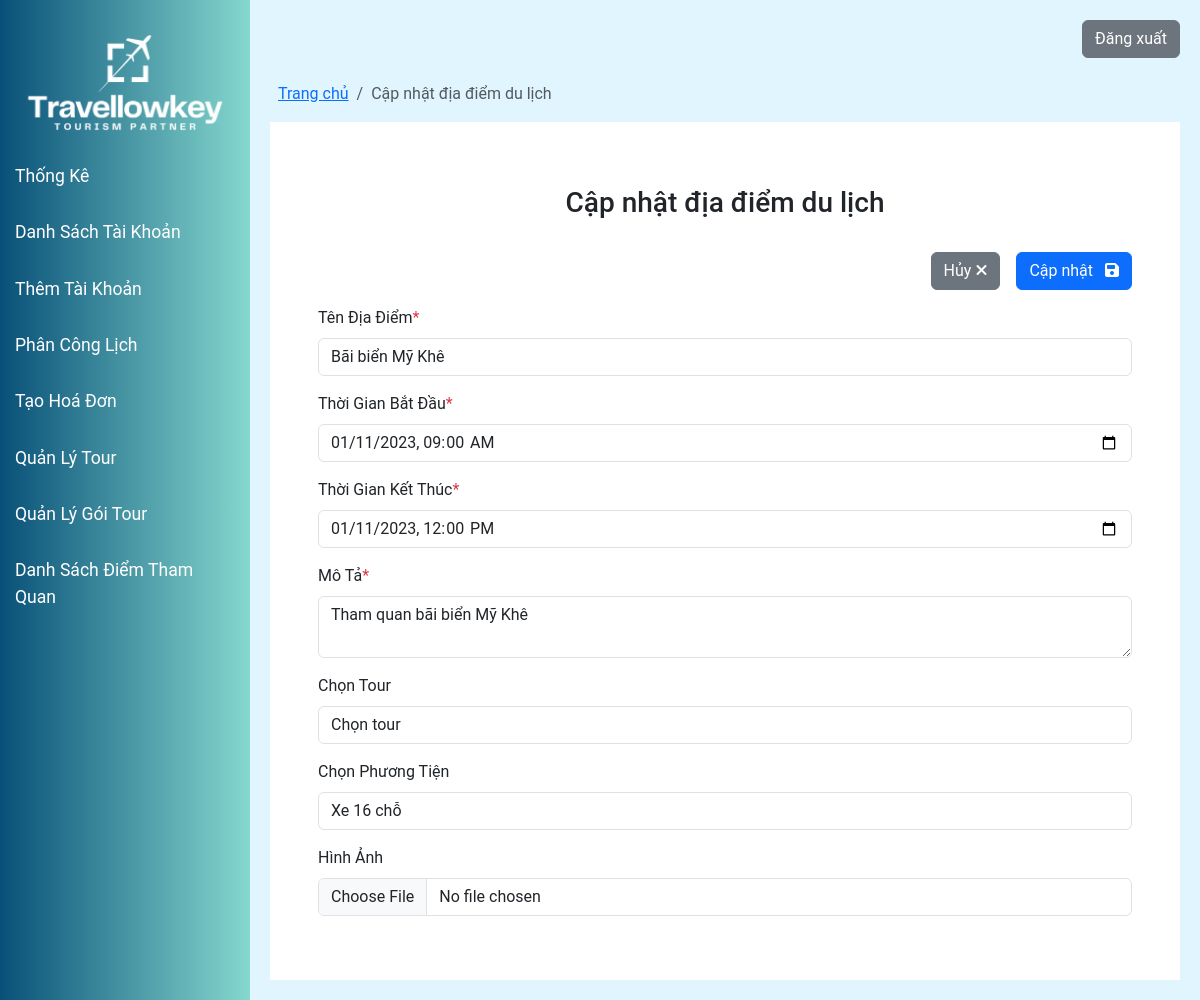
Before: /modules/sightseeing_spot/index.php?a=edit&id=1 with the older database file.
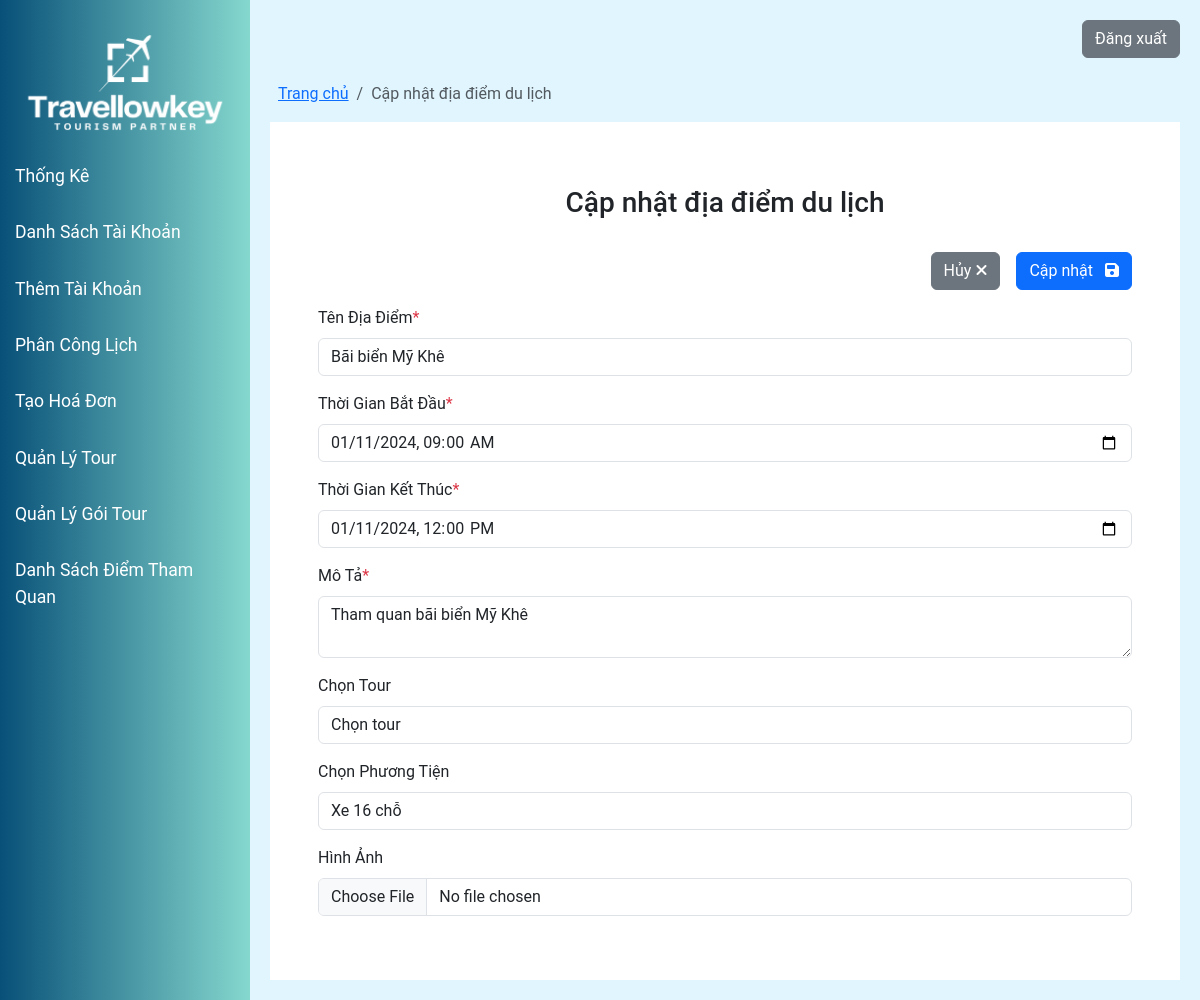
After: the same page with the newer database file.
### tables this page shows
CREATE TABLE `sightseeingspot` (
  `spotCode` int(11) NOT NULL AUTO_INCREMENT,
  `spotName` varchar(100) DEFAULT NULL,
  `startTime` datetime DEFAULT NULL,
  `endTime` datetime DEFAULT NULL,
  `description` varchar(500) DEFAULT NULL,
  `tourPackageCode` int(11) DEFAULT NULL,
  `vehicleCode` int(11) DEFAULT NULL,
  `image` varchar(100) DEFAULT NULL,
  PRIMARY KEY (`spotCode`),
  KEY `tourPackageCode` (`tourPackageCode`),
  KEY `vehicleCode` (`vehicleCode`),
  CONSTRAINT `sightseeingspot_ibfk_1` FOREIGN KEY (`tourPackageCode`) REFERENCES `tourpackage` (`tourPackageCode`),
  CONSTRAINT `sightseeingspot_ibfk_2` FOREIGN KEY (`vehicleCode`) REFERENCES `vehicle` (`vehicleCode`)
);

CREATE TABLE `vehicle` (
  `vehicleCode` int(11) NOT NULL AUTO_INCREMENT,
  `vehicleName` varchar(100) DEFAULT NULL,
  PRIMARY KEY (`vehicleCode`)
);

### models/spot.php (called while the page is built, shortened)
<?php
include_once("clsKetNoi.php");
class modelSpot
{
    private $conn;
    function __construct()
    {
        $p = new clsKetNoi();
        $this->conn = $p->ketNoiDB();
    }
    public function getSpotByCode($spotCode)
    {
        if ($this->conn) {
            $query = "SELECT * FROM sightseeingspot WHERE spotCode = ?";
            $stmt = $this->conn->prepare($query);
            $stmt->bind_param("i", $spotCode);
            $stmt->execute();
            $result = $stmt->get_result();
            return $result->fetch_assoc();
        }
        return false;
    }
}
?>

### models/clsKetNoi.php (called while the page is built, shortened)
<?php
class clsKetNoi {
    function ketNoiDB() {
        $this->conn = new mysqli("localhost", "root", "", "ptud");
        return $this->conn;
    }
}
?>

### models/vehicle.php (called while the page is built, shortened)
<?php
include_once("clsKetNoi.php");
class modelVehicle
{
    private $conn;
    function __construct()
    {
        $p = new clsKetNoi();
        $this->conn = $p->ketNoiDB();
    }
    public function selectAllVehicles()
    {
        if ($this->conn) {
            $query = "SELECT * FROM vehicle";
            $result = $this->conn->query($query);
            $vehicles = [];
            while ($row = $result->fetch_assoc()) {
                $vehicles[] = $row;
            }
            return $vehicles;
        } else {
            return false;
        }
    }
}
?>

### modules/sightseeing_spot/edit.php (the view, shortened to what the changed rows need)
<?php
$vehicleModel = new modelVehicle();
$vehicles = $vehicleModel->selectAllVehicles();
$spotModel = new modelSpot();
if (isset($_GET['id'])) {
    $spotCode = $_GET['id'];
    $spot = $spotModel->getSpotByCode($spotCode);
} else {
    echo "ID địa điểm không hợp lệ.";
    exit;
}
?>
<div>
    <nav class="ms-2 mt-3" aria-label="breadcrumb">
        <ol class="breadcrumb">
            <li class="breadcrumb-item"><a href="#">Trang chủ</a></li>
            <li class="breadcrumb-item active" aria-current="page">Cập nhật địa điểm du lịch</li>
        </ol>
    </nav>
    <div class="bg-white border-main">
        <div class="p-5">
            <div class="d-flex justify-content-center mt-3 mb-4">
                <h3>Cập nhật địa điểm du lịch</h3>
            </div>
            <form action="" method="post" enctype="multipart/form-data">
                <div class="d-flex justify-content-end mb-3">
                    <a type="button" class="btn btn-secondary me-3" href="/path/to/your/list/page.php">Hủy <i class="fa-solid fa-xmark"></i></a>
                    <button type="submit" class="btn btn-primary" name="update">Cập nhật <i class="fa-solid fa-floppy-disk ms-2"></i></button>
                </div>
                <div class="form-group mb-3">
                    <label class="d-flex mb-2" for="spotName">Tên Địa Điểm <span class="text-danger">*</span></label>
                    <input type="text" class="form-control" name="spotName" id="spotName" placeholder="Tên địa điểm..."
                        value="<?php echo htmlspecialchars($spot['spotName']); ?>">
                </div>
                <div class="form-group mb-3">
                    <label class="d-flex mb-2" for="startTime">Thời Gian Bắt Đầu <span class="text-danger">*</span></label>
                    <input type="datetime-local" class="form-control" name="startTime" id="startTime"
                        value="<?php echo date('Y-m-d\TH:i', strtotime($spot['startTime'])); ?>">
                </div>
                <div class="form-group mb-3">
                    <label class="d-flex mb-2" for="endTime">Thời Gian Kết Thúc <span class="text-danger">*</span></label>
                    <input type="datetime-local" class="form-control" name="endTime" id="endTime"
                        value="<?php echo date('Y-m-d\TH:i', strtotime($spot['endTime'])); ?>">
                </div>
                <div class="form-group mb-3">
                    <label class="d-flex mb-2" for="description">Mô Tả <span class="text-danger">*</span></label>
                    <textarea class="form-control" name="description" id="description"><?php echo htmlspecialchars($spot['description']); ?></textarea>
                </div>
                <div class="form-group mb-3">
                    <label class="d-flex mb-2" for="tourCode">Chọn Tour</label>
                    <select class="form-control" name="tourCode" id="tourCode">
                        <option value="">Chọn tour</option>
                    </select>
                </div>
                <div class="form-group mb-3">
                    <label class="d-flex mb-2" for="vehicleCode">Chọn Phương Tiện</label>
                    <select class="form-control" name="vehicleCode" id="vehicleCode">
                        <?php foreach ($vehicles as $vehicle): ?>
                            <option value="<?php echo $vehicle['vehicleCode']; ?>" <?php echo ($vehicle['vehicleCode'] == $spot['vehicleCode']) ? 'selected' : ''; ?>>
                                <?php echo $vehicle['vehicleName']; ?>
                            </option>
                        <?php endforeach; ?>
                    </select>
                </div>
                <div class="form-group mb-3">
                    <label class="d-flex mb-2" for="image">Hình Ảnh</label>
                    <input type="file" class="form-control" name="image" id="image" accept=".jpg,.jpeg,.png,.gif">
                </div>
            </form>
        </div>
    </div>
</div>

Changed rows visible on the page:
changed sightseeingspot "Bãi biển Mỹ Khê": startTime "01/11/2023 09:00" → "01/11/2024 09:00"; endTime "01/11/2023 12:00" → "01/11/2024 12:00"
